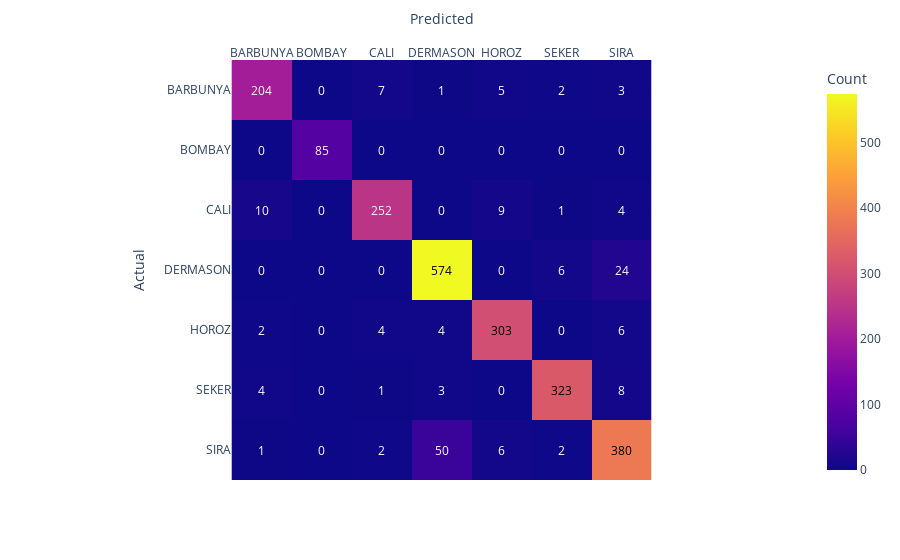

Here is the notebook cell this chart was saved with:
### Markdown cell above
### 6.3 SVC

### Code cell
svc = SVC()
dist = {'C': [0.1, 1, 10, 100, 1000,10000], 'gamma': [1, 0.01, 0.0001], 'kernel': ['rbf'
                                                                                   , 'poly', 'sigmoid' 
                                                                                   ]}
svc_best_params = train_evaluate_encoded2(svc, dist, X_train, y_encoded2, X_val, y_val_encoded2, cv=5)

### Figure 1 — Plotly figure (JSON) as saved in the notebook; plotly's stock layout.template omitted (floating-point values rounded to 4 significant figures)
{"data": [{"coloraxis": "coloraxis", "hovertemplate": "Predicted: %{x}<br>Actual: %{y}<br>Count: %{z}<extra></extra>", "name": "0", "type": "heatmap", "x": ["BARBUNYA", "BOMBAY", "CALI", "DERMASON", "HOROZ", "SEKER", "SIRA"], "xaxis": "x", "y": ["BARBUNYA", "BOMBAY", "CALI", "DERMASON", "HOROZ", "SEKER", "SIRA"], "yaxis": "y", "z": [[204, 0, 7, 1, 5, 2, 3], [0, 85, 0, 0, 0, 0, 0], [10, 0, 252, 0, 9, 1, 4], [0, 0, 0, 574, 0, 6, 24], [2, 0, 4, 4, 303, 0, 6], [4, 0, 1, 3, 0, 323, 8], [1, 0, 2, 50, 6, 2, 380]]}], "layout": {"annotations": [{"font": {"color": "white"}, "showarrow": false, "text": "204", "x": "BARBUNYA", "y": "BARBUNYA"}, {"font": {"color": "white"}, "showarrow": false, "text": "0", "x": "BOMBAY", "y": "BARBUNYA"}, {"font": {"color": "white"}, "showarrow": false, "text": "7", "x": "CALI", "y": "BARBUNYA"}, {"font": {"color": "white"}, "showarrow": false, "text": "1", "x": "DERMASON", "y": "BARBUNYA"}, {"font": {"color": "white"}, "showarrow": false, "text": "5", "x": "HOROZ", "y": "BARBUNYA"}, {"font": {"color": "white"}, "showarrow": false, "text": "2", "x": "SEKER", "y": "BARBUNYA"}, {"font": {"color": "white"}, "showarrow": false, "text": "3", "x": "SIRA", "y": "BARBUNYA"}, {"font": {"color": "white"}, "showarrow": false, "text": "0", "x": "BARBUNYA", "y": "BOMBAY"}, {"font": {"color": "white"}, "showarrow": false, "text": "85", "x": "BOMBAY", "y": "BOMBAY"}, {"font": {"color": "white"}, "showarrow": false, "text": "0", "x": "CALI", "y": "BOMBAY"}, {"font": {"color": "white"}, "showarrow": false, "text": "0", "x": "DERMASON", "y": "BOMBAY"}, {"font": {"color": "white"}, "showarrow": false, "text": "0", "x": "HOROZ", "y": "BOMBAY"}, {"font": {"color": "white"}, "showarrow": false, "text": "0", "x": "SEKER", "y": "BOMBAY"}, {"font": {"color": "white"}, "showarrow": false, "text": "0", "x": "SIRA", "y": "BOMBAY"}, {"font": {"color": "white"}, "showarrow": false, "text": "10", "x": "BARBUNYA", "y": "CALI"}, {"font": {"color": "white"}, "showarrow": false, "text": "0", "x": "BOMBAY", "y": "CALI"}, {"font": {"color": "white"}, "showarrow": false, "text": "252", "x": "CALI", "y": "CALI"}, {"font": {"color": "white"}, "showarrow": false, "text": "0", "x": "DERMASON", "y": "CALI"}, {"font": {"color": "white"}, "showarrow": false, "text": "9", "x": "HOROZ", "y": "CALI"}, {"font": {"color": "white"}, "showarrow": false, "text": "1", "x": "SEKER", "y": "CALI"}, {"font": {"color": "white"}, "showarrow": false, "text": "4", "x": "SIRA", "y": "CALI"}, {"font": {"color": "white"}, "showarrow": false, "text": "0", "x": "BARBUNYA", "y": "DERMASON"}, {"font": {"color": "white"}, "showarrow": false, "text": "0", "x": "BOMBAY", "y": "DERMASON"}, {"font": {"color": "white"}, "showarrow": false, "text": "0", "x": "CALI", "y": "DERMASON"}, {"font": {"color": "black"}, "showarrow": false, "text": "574", "x": "DERMASON", "y": "DERMASON"}, {"font": {"color": "white"}, "showarrow": false, "text": "0", "x": "HOROZ", "y": "DERMASON"}, {"font": {"color": "white"}, "showarrow": false, "text": "6", "x": "SEKER", "y": "DERMASON"}, {"font": {"color": "white"}, "showarrow": false, "text": "24", "x": "SIRA", "y": "DERMASON"}, {"font": {"color": "white"}, "showarrow": false, "text": "2", "x": "BARBUNYA", "y": "HOROZ"}, {"font": {"color": "white"}, "showarrow": false, "text": "0", "x": "BOMBAY", "y": "HOROZ"}, {"font": {"color": "white"}, "showarrow": false, "text": "4", "x": "CALI", "y": "HOROZ"}, {"font": {"color": "white"}, "showarrow": false, "text": "4", "x": "DERMASON", "y": "HOROZ"}, {"font": {"color": "black"}, "showarrow": false, "text": "303", "x": "HOROZ", "y": "HOROZ"}, {"font": {"color": "white"}, "showarrow": false, "text": "0", "x": "SEKER", "y": "HOROZ"}, {"font": {"color": "white"}, "showarrow": false, "text": "6", "x": "SIRA", "y": "HOROZ"}, {"font": {"color": "white"}, "showarrow": false, "text": "4", "x": "BARBUNYA", "y": "SEKER"}, {"font": {"color": "white"}, "showarrow": false, "text": "0", "x": "BOMBAY", "y": "SEKER"}, {"font": {"color": "white"}, "showarrow": false, "text": "1", "x": "CALI", "y": "SEKER"}, {"font": {"color": "white"}, "showarrow": false, "text": "3", "x": "DERMASON", "y": "SEKER"}, {"font": {"color": "white"}, "showarrow": false, "text": "0", "x": "HOROZ", "y": "SEKER"}, {"font": {"color": "black"}, "showarrow": false, "text": "323", "x": "SEKER", "y": "SEKER"}, {"font": {"color": "white"}, "showarrow": false, "text": "8", "x": "SIRA", "y": "SEKER"}, {"font": {"color": "white"}, "showarrow": false, "text": "1", "x": "BARBUNYA", "y": "SIRA"}, {"font": {"color": "white"}, "showarrow": false, "text": "0", "x": "BOMBAY", "y": "SIRA"}, {"font": {"color": "white"}, "showarrow": false, "text": "2", "x": "CALI", "y": "SIRA"}, {"font": {"color": "white"}, "showarrow": false, "text": "50", "x": "DERMASON", "y": "SIRA"}, {"font": {"color": "white"}, "showarrow": false, "text": "6", "x": "HOROZ", "y": "SIRA"}, {"font": {"color": "white"}, "showarrow": false, "text": "2", "x": "SEKER", "y": "SIRA"}, {"font": {"color": "black"}, "showarrow": false, "text": "380", "x": "SIRA", "y": "SIRA"}], "coloraxis": {"colorbar": {"title": {"text": "Count"}}, "colorscale": [[0, "#0d0887"], [0.1111, "#46039f"], [0.2222, "#7201a8"], [0.3333, "#9c179e"], [0.4444, "#bd3786"], [0.5556, "#d8576b"], [0.6667, "#ed7953"], [0.7778, "#fb9f3a"], [0.8889, "#fdca26"], [1, "#f0f921"]]}, "margin": {"t": 60}, "xaxis": {"anchor": "y", "constrain": "domain", "domain": [0, 1], "scaleanchor": "y", "side": "top", "title": {"text": "Predicted"}}, "yaxis": {"anchor": "x", "autorange": "reversed", "constrain": "domain", "domain": [0, 1], "title": {"text": "Actual"}}}}
